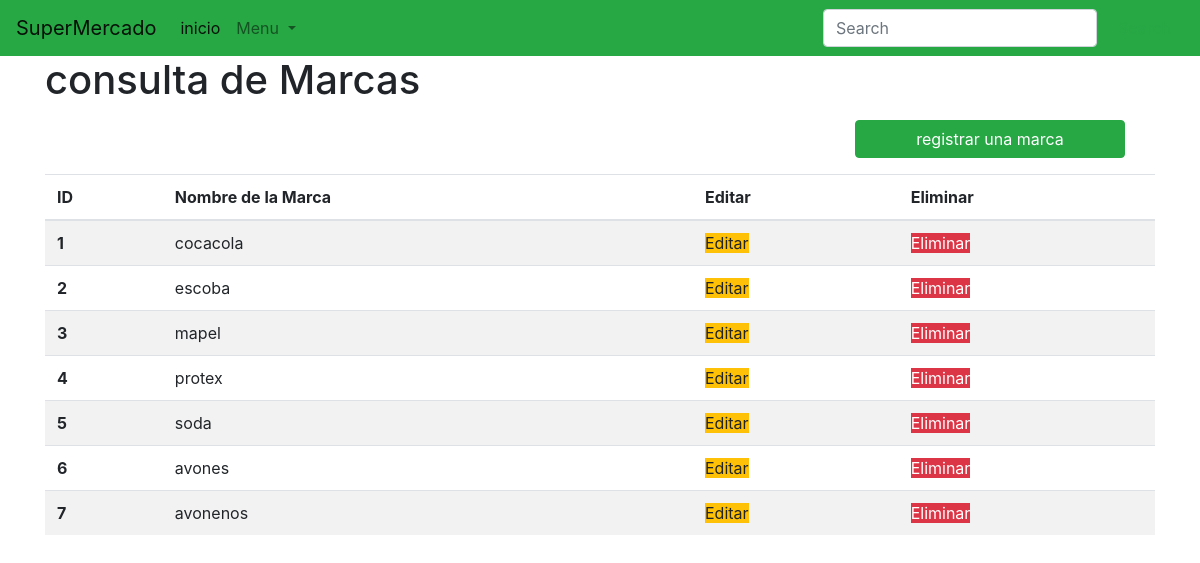
Page /consultarmarca/ on the earlier database version.
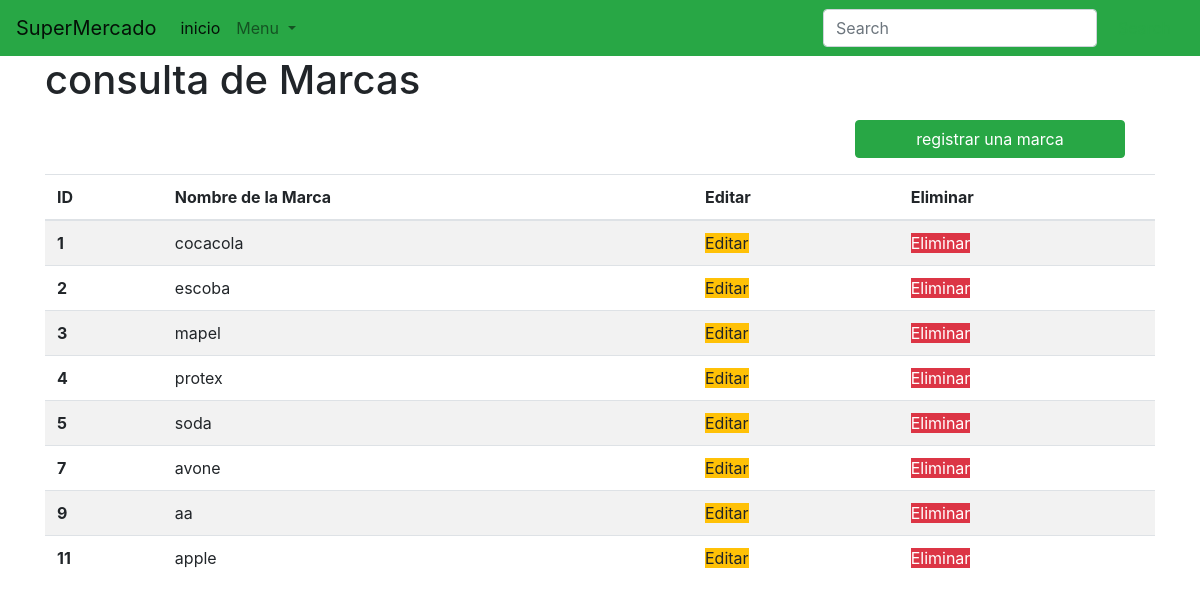
Same page on the later database version.
### Models/Productos/models.py (models this page shows, shortened)
class Marca(models.Model):
    Nombre_de_la_Marca = models.CharField(max_length=100, null=False, unique=True)

### Models/Productos/views.py (the view)
# urls.py: path('consultarmarca/', FormularioMarcaView.consultar_marca, name='Cmarca'),
    def consultar_marca(requets):
        marcas = Marca.objects.all()
        return render(requets, "cmarca.html", {"marca": marcas})

### templates/cmarca.html (shortened to what this page needs)
{% extends 'menu.html' %}
{% block content %}
    <h1>consulta de Marcas</h1>
    <div class="row col-12 justify-content-end mb-2 pr0">
    <a class="btn btn-success col-md-3" href="{% url 'registrarmarca' %}" >registrar una marca </a>
    </div>
  <table class="table table-striped">
    <thead>
      <tr>
        <th scope="col">ID</th>
        <th scope="col">Nombre de la Marca</th>
          <th scope="col">Editar</th>
          <th scope="col">Eliminar</th>
      </tr>
    </thead>
  <tbody>
  {% for marca in marca %}
      <tr>
        <th scope="row">{{ marca.id }}</th>
        <td>{{ marca.Nombre_de_la_Marca }}</td>
      <td><a class="btn-warning" href="{% url 'Emarca' marca.id %}">Editar</a></td>
      <td><a class="btn-danger" href="{% url 'eliminarmarca' marca.id %}">Eliminar</a></td>
      </tr>
  {% endfor %}
  </tbody>
</table>
{% endblock %}

Differences in the rows shown:
removed Marca: id "6", Nombre_de_la_Marca "avones"
changed Marca id 7: Nombre_de_la_Marca "avonenos" → "avone"
added Marca: id "9", Nombre_de_la_Marca "aa"
added Marca: id "11", Nombre_de_la_Marca "apple"
